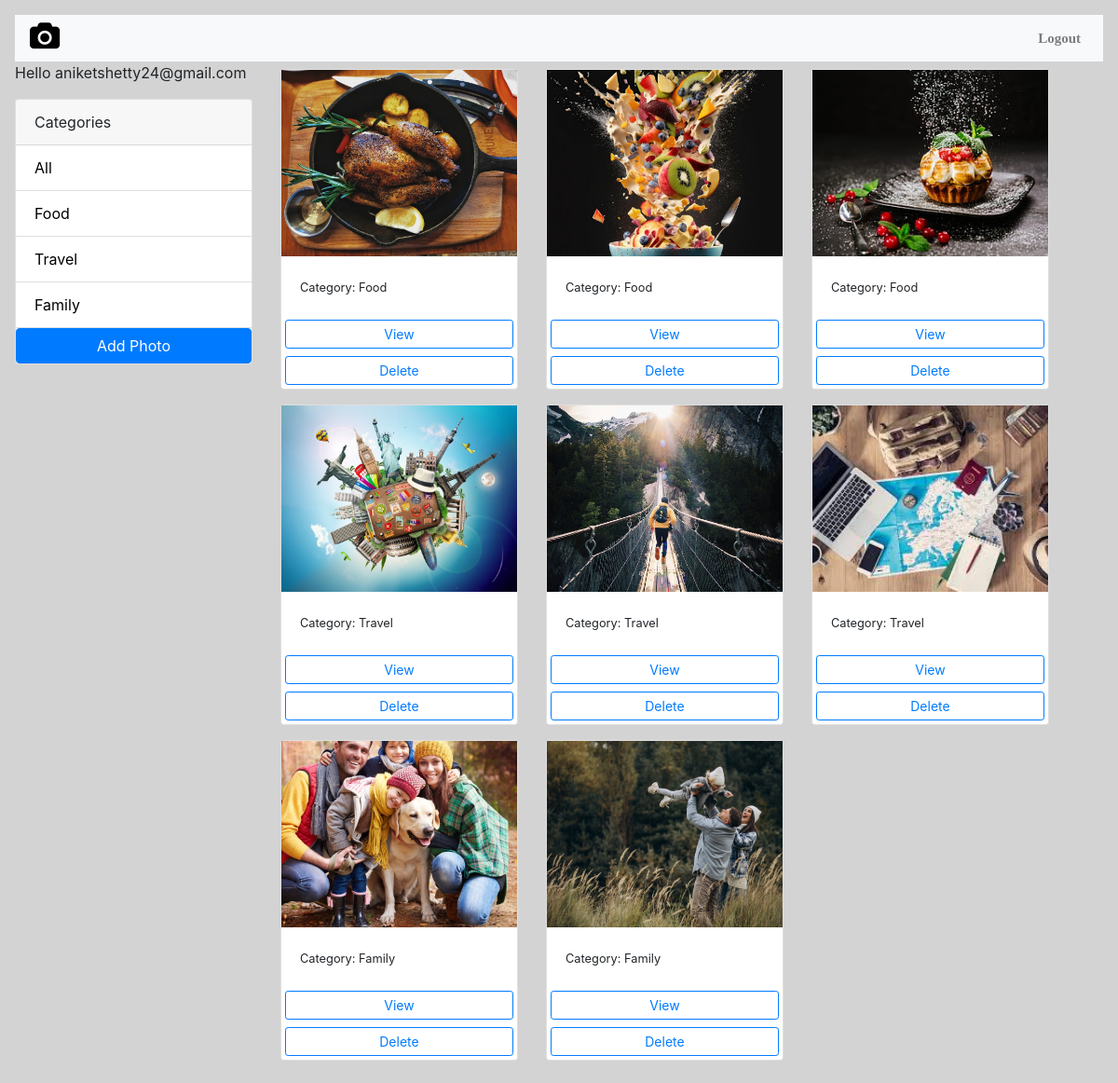
The app's page /gallery/ (signed in) with its own data.
### Photo_Album_Application/models.py (models this page shows, shortened)
class Category(models.Model):
    class Meta:
        verbose_name = 'Category'
        verbose_name_plural = 'Categories'
    user = models.ForeignKey(
        User, on_delete=models.SET_NULL, null=True, blank=True)
    name = models.CharField(max_length=100, null=False, blank=False)

class Photo(models.Model):
    class Meta:
        verbose_name = 'Photo'
        verbose_name_plural = 'Photos'
    category = models.ForeignKey(
        Category, on_delete=models.SET_NULL, null=True, blank=True)
    image = models.ImageField(null=False, blank=False)
    description = models.TextField()

### Photo_Album_Application/views.py (the view)
# urls.py: path('gallery/', views.gallery, name='gallery'),
def gallery(request):
    user = request.user
    print(user, " gallery")
    category = request.GET.get('category')
    if category == None:
        photos = Photo.objects.filter(category__user=user)
    else:
        photos = Photo.objects.filter(
            category__name=category, category__user=user)
    categories = Category.objects.filter(user=user)
    context = {'categories': categories, 'photos': photos}
    return render(request, 'gallery.html', context)

### Photo_Album_Application/templates/gallery.html (shortened to what this page needs)
<!DOCTYPE html>
<html lang="en">
<head>
    <link href="https://stackpath.bootstrapcdn.com/bootstrap/4.5.2/css/bootstrap.min.css" rel="stylesheet">
    <link rel="stylesheet" href="https://cdnjs.cloudflare.com/ajax/libs/font-awesome/4.7.0/css/font-awesome.min.css">
    <link href="https://stackpath.bootstrapcdn.com/bootstrap/4.5.2/css/bootstrap.min.css" rel="stylesheet">
    <link rel="stylesheet" href="https://cdnjs.cloudflare.com/ajax/libs/font-awesome/4.7.0/css/font-awesome.min.css">
    {% load static %}
</head>
<body>
    <nav class="navbar navbar-expand-lg navbar-light bg-light">
        <a class="navbar-brand" href=""><i class="fa fa-camera" style="font-size:30px;color:black"></i></a>
        <div class="collapse navbar-collapse" id="navbarNav">
            <ul class="navbar-nav ml-auto">
                <li class="nav-item active">
                <li class="nav-item">
                    <a class="nav-link" href="{% url 'home'%}"><b>Logout</b></a>
                </li>
            </ul>
        </div>
    </nav>
    <body class="m-3">
    <div class="container">
        <div class="row">
            <div class="col-md-3">
                {% if request.user.is_authenticated %}
                <p>Hello {{request.user}}</p>
                {% endif %}
                <div class="card my-3">
                    <div class="card-header">
                        Categories
                    </div>
                    <ul class="list-group list-group-flush">
                        <li class="list-group-item">
                            <a href="{% url 'gallery' %}">All</a>
                        </li>
                        {% for category in categories %}
                        <li class=" list-group-item">
                            <a href="{% url 'gallery' %}?category={{category.name}}">
                                {{category.name}}
                            </a>
                        </li>
                        {% endfor %}
                        <a href="{% url 'add' %}" class="btn btn-primary btn-block ">Add Photo</a>
                    </ul>
                </div>
            </div>
            <div class="col-md-9">
                <div class="row">
                    {% for photo in photos %}
                    <div class="col-md-4">
                        <div class="card my-2">
                            <img class="image-thumbail" src="{{photo.image.url}}" alt="Card image cap">
                            <div class="card-body">
                                <small>Category: {{photo.category.name}}</small>
                            </div>
                            <a href="{% url 'photo' photo.id %}" class="btn btn-outline-primary btn-sm m-1">View</a>
                            <a class="btn btn-outline-primary btn-sm m-1" onclick ="delete_photo({{photo.id}})">Delete</a>
                        </div>
                    </div>
                    {% empty %}
                    <h3>No photos</h3>
                    {% endfor %}
                </div>
            </div>
        </div>
    </div>
</body>
<link rel='stylesheet' href='https://cdn.jsdelivr.net/npm/sweetalert2@7.12.15/dist/sweetalert2.min.css'></link>
</html>

### Photo_Album_Application/templates/gallery.html (style rules this page uses)
.image-thumbail { height: 200px; object-fit: cover; }
.list-group-item a { text-decoration: none; color: black; }
.navbar { font-family: Times, serif, Arial Black; font-size: 15px; background-color: grey; height: 60px; text-align: center; text-decoration: none; }
.navbar { font-family: Georgia, serif, Arial Black; font-size: 15px; background-color: black; height: 50px; text-align: center; text-decoration: none; }
body { background-color: lightgrey; }
.container { margin-left: -15px; }

### records on screen
Category: name "Food"
Category: name "Travel"
Category: name "Family"
Photo: image (picture), category.name "Food"
Photo: image (picture), category.name "Food"
Photo: image (picture), category.name "Food"
Photo: image (picture), category.name "Travel"
Photo: image (picture), category.name "Travel"
Photo: image (picture), category.name "Travel"
Photo: image (picture), category.name "Family"
Photo: image (picture), category.name "Family"

### other values on screen
{{ request.user }} "aniketshetty24@gmail.com"
